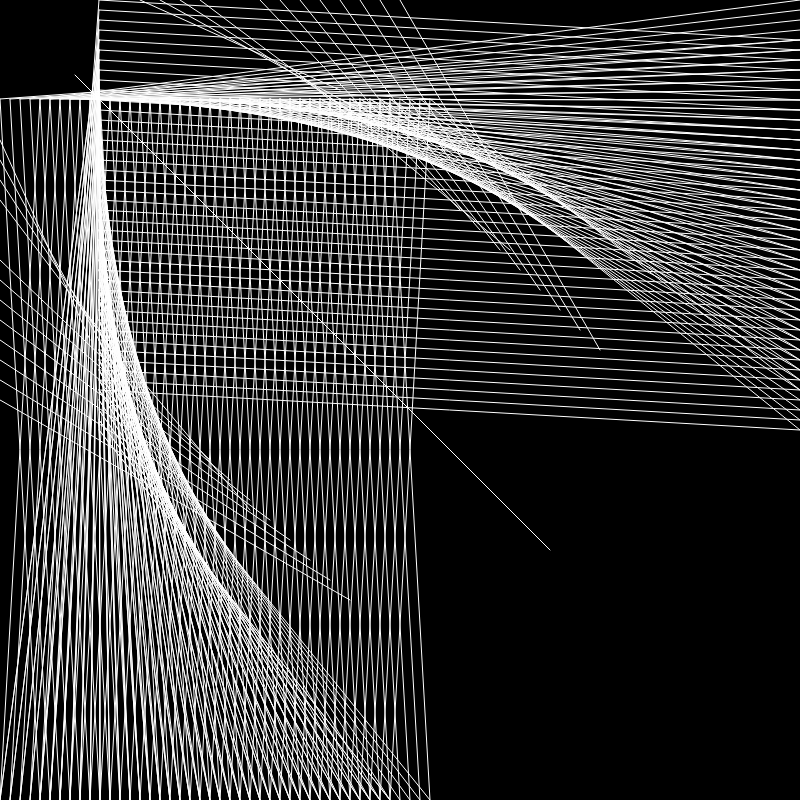
Frame 1 (no input)
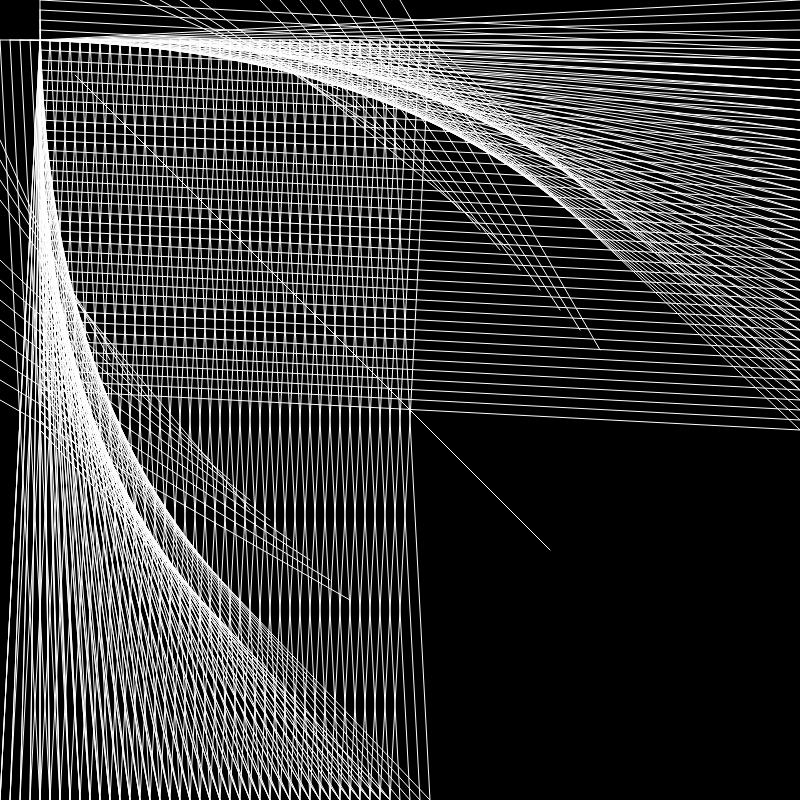
Frame 60 (no input)
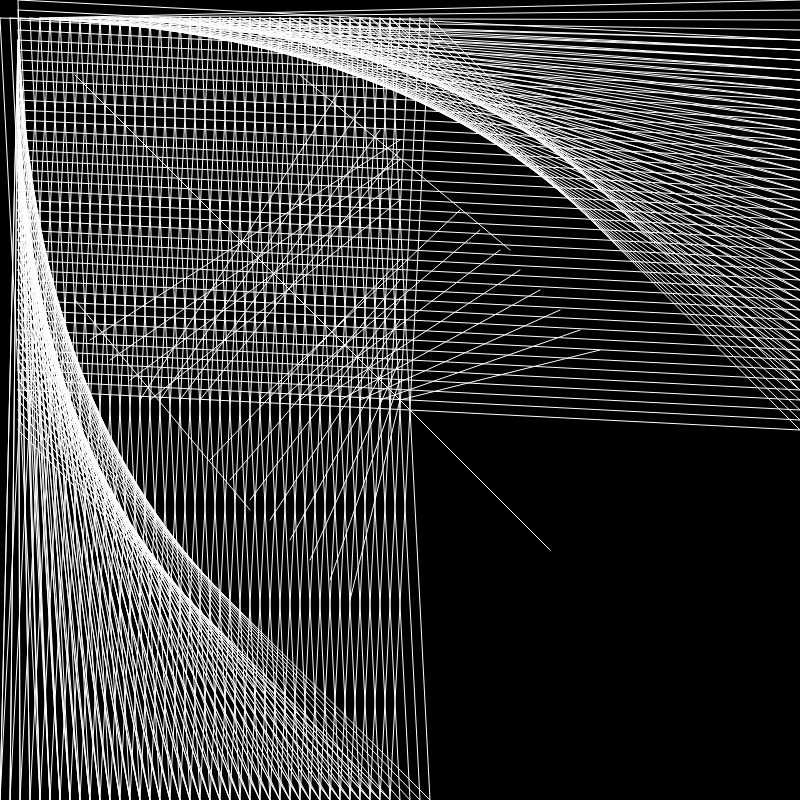
Frame 120 (the mouse pressed at the canvas centre since frame 60)

The p5.js sketch that drew these frames (run headless with seeded random() and noise() and a simulated clock; from frame 60 on, the mouse is pressed at the canvas centre):

// p5.js sketch
// ── sketch.js
let y = 100;
let speed = 1;
let value= 155;


function setup() {
  createCanvas(800, 800);
  stroke(255);
  frameRate(2400);
}

function draw() {
  background(0);
  y = y - speed;
  if (y < 0 || y > 800) {
  //y = height;
  speed = -speed;

}





  fill(value);
  if (mouseX>790) {
    line(600,600,100,100)
  }else{
    line(510,250,300,75);


    line(460,210,260,mouseX);
    line(480,230,280,mouseX);
    line(500,250,300,mouseX);
    line(520,270,320,mouseX);
    line(540,290,340,mouseX);
    line(560,310,360,mouseX);
    line(580,330,380,mouseX);
    line(600,350,400,mouseX);

  }
  if (mouseX>790) {
    line(0,0,100,100);
  }else{
line(75,300,250,510);


line(mouseY,260,210,460);
line(mouseY,280,230,480);
line(mouseY,300,250,500);
line(mouseY,320,270,520);
line(mouseY,340,290,540);
line(mouseY,360,310,560);
line(mouseY,380,330,580);
line(mouseY,400,350,600);

  }

  line(75,75,175,175);
  line(550,550,175,175)


  fill(value);
  if (mouseY>400) {
    line(605,605,125,125);
  }else{
    noFill();



  }

if (mouseY>400) {
  line(25,25,125,125);
}else{
  noFill();


}


fill(value);
if (mouseX>790){
line(590,590,150,150);
line(50,50,150,150);
}else{

  line()
  line(400,150,200,mouseX);
  line(380,130,180,mouseX);
  line(360,110,160,mouseX);
  line(340,90,140,mouseX);

  line(mouseY,200,150,400);
  line(mouseY,180,130,380);
  line(mouseY,160,110,360);
  line(mouseY,140,90,340);

}






for (let i = 0; i < 400; i+=10) {
  line(i, y, width, i+40);
}
  //original lines//



  for (let i = 0; i < 400; i+=10) {
    line(i+40, y, width, i);
  }

  //original lines matchup 2//
  for (let i = 0; i < 400; i+=10) {
    line(y, i, i+40, width);
  }
//experimental set 1 (YES)//




for (let i = 0; i < 400; i+=10) {
  line(y, i+40, i, width);}
//experimental set matchup//





for (let i = 0; i < 400; i+=10) {
  line(y, i, width, i+40);}
//last set 1//





for (let i = 0; i < 400; i+=10) {
  line(y, i+40, i, width);}
//last set matchup//




for (let i = 0; i < 400; i+=10) {
  line(i, y, i+40, width);}
//another set 1//





for (let i = 0; i < 400; i+=10) {
  line(i+40, y, i, width);}
//another set matchup//

}

// ── index1.html
<html>
  <head>
    <script src="https://cdn.jsdelivr.net/npm/p5@0.10.2/lib/p5.js"></script>
    <script src="sketch.js"></script>
  </head>
  <body>
  </body>
</html> 
